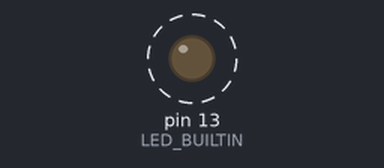
Recording of a sketch running on a simulated Arduino Uno, built with avr-gcc and run on an emulated ATmega328P. On the bench: output pins drawn as LEDs (lit = HIGH). Dashed ring = blinking. What the sketch prints to the serial monitor is not drawn.

Above: at 0.05 s.
Timing chart, 0 to 3.0 s (numbered marks = the images above):
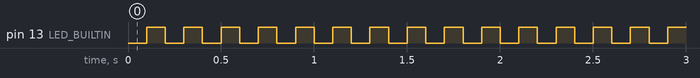

Measured:
- by itself, pin 13 (LED_BUILTIN): alternates HIGH for 0.10 s and LOW for 0.10 s

The sketch:

SerialArduino.ino
```cpp
void setup() {
  Serial.begin(9600);
  Serial.setTimeout(10);
  pinMode(LED_BUILTIN, OUTPUT);

}

int serialData;
int data[] = {0, 0, 4, 3, 5, 6, 10, 15, 20, 12, 4, 1, 0, 0};
int size = sizeof(data)/sizeof(int);
void loop() {
 for(int i = 0; i < size; i++){
  digitalWrite(LED_BUILTIN, LOW);
  Serial.println(data[i]);
  delay(100);
  digitalWrite(LED_BUILTIN, HIGH);
  delay(100);

 }
}
```
